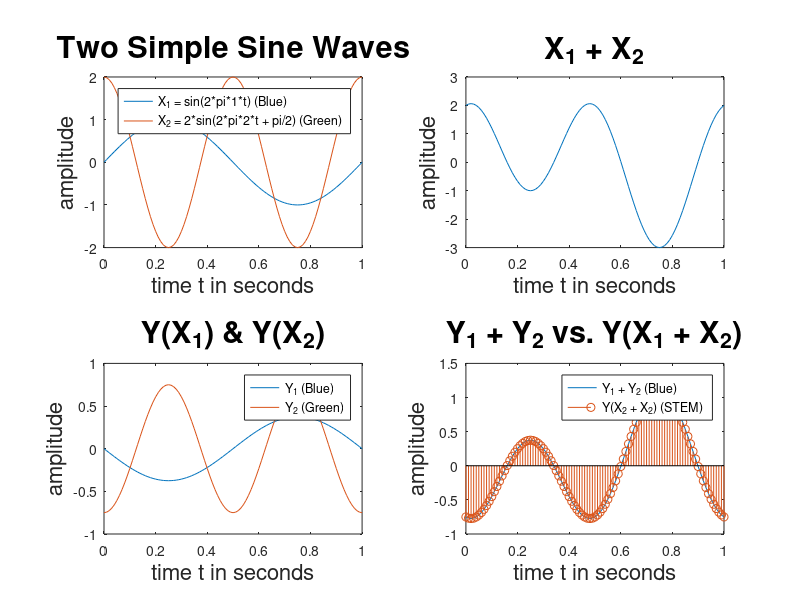

Write the MATLAB code that produced this figure.
%%%%%%%%%%%%%%%%%%%%%%%%%%%%%%%%%%%%%%%%%%%%%%%%%%%%%%%%%%%%%%%%%%%%%%%%%%%%%%%%%%%%%%%%%%%%%%%%%%
% John Lasheski
% JohnLasheskihw1b.m
% October 19, 2014

% Simple script file for generating and plotting two sine waves X_1 & X_2
% These waves are then added together and then seprately and jointly passed through system Y
% to study their linearity

%%%%%%%%%%%%%%%%%%%%%%%%%%%%%%%%%%%%%%%%%%%%%%%%%%%%%%%%%%%%%%%%%%%%%%%%%%%%%%%%%%%%%%%%%%%%%%%%%%%

clear all;

% These will be discrete representations of sine waves

% Set the sampling frequency (how many samples to take)
fs = 100;

% Set the sample rate Ts (time between samples)
Ts = 1/fs;

% create the vector of sample points for the waves for a total of 1 second
n=[0:Ts:1];

% Set the frequencies for X_1 and X_2 in hertz
ft_1 = 1;
ft_2 = 2;

% Set the phases(phi) for X_1 and X_2 in radians
phi_1 = 0;
phi_2 = pi/2;

% Set the amplitude for X_1 and X_2
amplitude_1 = 1;
amplitude_2 = 2;

% Generate the sinewaves for X_1 and X_2
X_1 = amplitude_1 * sin(2 * pi * ft_1 * n + phi_1);
X_2 = amplitude_2 * sin(2 * pi * ft_2 * n + phi_2);



%y(n) = (-3*x(n))/8;

% Run the waves X_1 & X_2 through system Y
Y_1 = (-3 * X_1)/8;
Y_2 = (-3 * X_2)/8;


% Plot the waves


% 'Two Simple Sine Waves'
subplot(221)
plot(n,X_1,n,X_2);
legend('X_1 = sin(2*pi*1*t) (Blue)', 'X_2 = 2*sin(2*pi*2*t + pi/2) (Green)');
title('Two Simple Sine Waves', 'fontsize', 22);
xlabel('time t in seconds', 'fontsize', 16);
ylabel('amplitude', 'fontsize', 16);

% 'X_1 + X_2'
subplot(222)
plot(n, (X_1 + X_2));
%legend('X_1 = sin(2*pi*1*t) (Blue)', 'X_2 = 2*sin(2*pi*2*t + pi/2) (Green)');
title('X_1 + X_2', 'fontsize', 22);
xlabel('time t in seconds', 'fontsize', 16);
ylabel('amplitude', 'fontsize', 16);

% 'Y(X_1) & Y(X_2)'
subplot(223)
plot(n,Y_1,n,Y_2);
legend('Y_1 (Blue)', 'Y_2 (Green)');
title('Y(X_1) & Y(X_2)', 'fontsize', 22);
xlabel('time t in seconds', 'fontsize', 16);
ylabel('amplitude', 'fontsize', 16);

% 'Y_1 + Y_2 vs. Y(X_1 + X_2)'
subplot(224)
plot(n, (Y_1 + Y_2));
hold on;
stem(n, ((-3 * (X_1 + X_2))/8))
legend('Y_1 + Y_2 (Blue)', 'Y(X_2 + X_2) (STEM)');
title('Y_1 + Y_2 vs. Y(X_1 + X_2)', 'fontsize', 22);
xlabel('time t in seconds', 'fontsize', 16);
ylabel('amplitude', 'fontsize', 16);
hold off;


% print('JohnLasheskihw1b.pdf')
